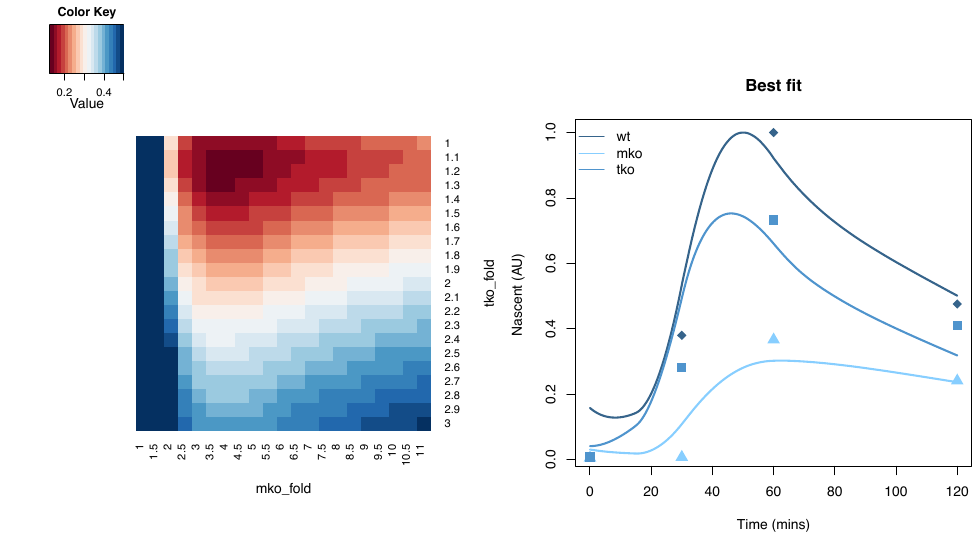

Reproduce this figure in R.

score <- read.csv('./simData/fig3s2.csv',header=F)
bestfit <- read.csv('./simData/best_fit.csv',header=F)
expdata <- read.csv('./simData/exp_fit.csv',header=F)
scoreMat <- do.call(rbind,score)
rownames(scoreMat) <- seq(0.1,3,by=0.1)
colnames(scoreMat) <- seq(1,11,by=0.5)
#########################################################
### A) Installing and loading required packages
#########################################################

if (!require("gplots")) {
   install.packages("gplots", dependencies = TRUE)
   library(gplots)
   }
if (!require("RColorBrewer")) {
   install.packages("RColorBrewer", dependencies = TRUE)
   library(RColorBrewer)
   }


############################################################
# plot fig3s1.pdf

pdf(file='fig3s2_1.pdf', height=3, width=3, onefile=F, family='Helvetica', paper='special', pointsize=10)

# best fit
colors <- c('steelblue4','skyblue1','steelblue3')
matplot(bestfit[,1],bestfit[,2:4],type='l',col=colors,
        lty=rep(1,3),xlab='Time (mins)',ylab='Nascent (AU) ',
        xlim=c(0,120),lwd=2,main='Best fit')
pchs <- c(18,17,15)
matpoints(expdata[,1],expdata[,c(2,4,6)],type = "p",col=colors,pch=pchs,
        xlim=c(0,120),cex=1.5)
legend("topleft",c("wt","mko","tko"),lty=rep(1,3),pch=rep(NA,3),col=colors,bty="n")
#plotCI(x=rep(expdata[,1],3),y=as.vector(expdata[,c(2,4,6)]),
#       uiw=as.vector(expdata[,c(3,5,7)]),
#       col=colors,add=T)

dev.off()
system('open fig3s2_1.pdf')

pdf(file='fig3s2_2.pdf', height=4, width=4, onefile=F, family='Helvetica', paper='special', pointsize=10)

# heatmap
breaks=seq(min(score), min(score)+0.5, length.out=21) #41 values

mycol <- colorRampPalette(brewer.pal(11, "RdBu"))(length(breaks)-1)

heatmap.2(scoreMat,
          Rowv=NA, 
          Colv=NA, 
          col=mycol,
          scale='none',
          dendrogram = 'none',
          trace= 'none',
          breaks=breaks,
          xlab='mko_fold',
          ylab='tko_fold',
          density.info="none")
#          lmat=rbind(c(0, 3,4), c(2,1,0)),
#          lwid=c(1.5,4,2))



dev.off()
system('open fig3s2_2.pdf')

